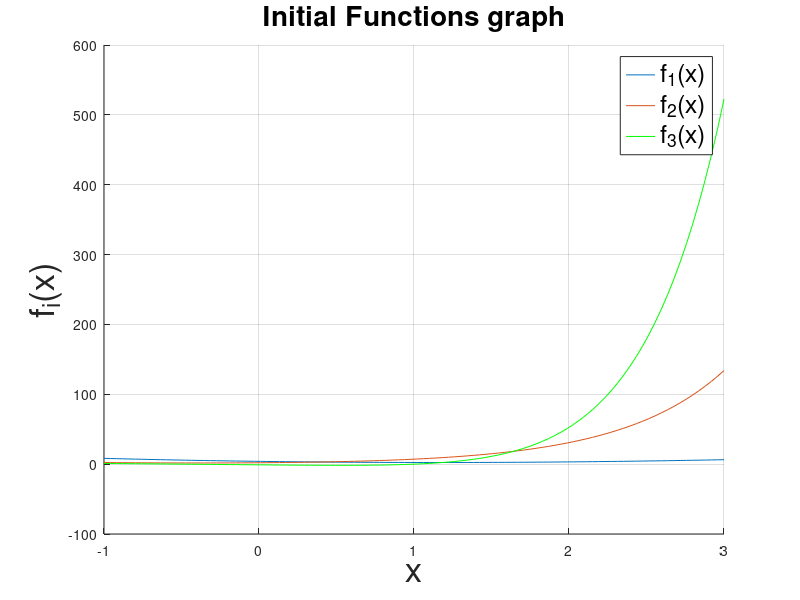

Write MATLAB code to recreate this figure. (Note: this script raises an error after producing the figure.)
%Φίλιππος Γερμανόπουλος
%ΑΕΜ:10005
%Lab01

clear;
close all;
clc;
gr = 0.618;
%d will be used at the end, during the plot of the measurements to showcase the
%correspondant f
d = 1;

x = linspace(-1, 3);
% Definition of the 3 objective functions.
f1 = @(x) (x-2).^2+ x.*log(x+3);
f2 = @(x) 5.^x + (2- cos(x)).^2;
f3 = @(x) exp(x).*((x.^3) - 1) + (x-1).*sin(x);

% Plot the functions
functions = figure('Name', 'Initial Functions', 'NumberTitle', 'off');
hold on
plot(x, f1(x));
plot(x, f2(x));
plot(x, f3(x), 'g');
title('Initial Functions graph', 'FontSize', 20);
legend('f_{1}(x)', 'f_{2}(x)', 'f_{3}(x)', 'FontSize', 18, 'Location','Best');
xlabel('x', 'FontSize', 25);
ylabel('f_{i}(x)', 'FontSize', 25);
grid on

syms x;
for y = [f1(x) f2(x) f3(x)]
    f(x) = y;
    l=0.01;
    %initialization of 3 variables, to store the values of ak, bk and k 
    % for every l. My while loop will run 4 times, from l=0.01 to l=0.04 so
    % I will initialise the size of the arrays accordingly.
    ak_Array = zeros(4,13);
    bk_Array = zeros(4,13);
    k_Array = zeros(4,13);
    % keeps track of how many times we run the while l < 0.05 loop.This
    % helps us to store to the previous 3 Arrays their new values into the
    % correct positions.
    n = 1;
    while l < 0.05
        ak = -1;
        bk = 3;
        %Initialization of x1_k,x2_k by doing the Golden Section
        %method.
        k = 0;
        x1_k =ak + (1 - gr) * (bk - ak);
        x2_k = ak + gr * (bk - ak);
        while bk-ak>l
            %Number of times loop was run.
            k = k + 1;
            %add new value to the Arrays
            k_Array(n,k) = k;
            ak_Array(n,k) = ak;
            bk_Array(n,k) = bk;   
            if f(x1_k) > f(x2_k)
                ak = x1_k;
                x1_k = x2_k;
                x2_k = ak + gr * (bk -ak);
            else
                bk = x2_k;
                x2_k = x1_k;
                x1_k = ak + (1 - gr) * (bk - ak);
            end
        end
   
        %Plot the Measurements.
        y = figure('Name', 'Measured Data');
        hold on;
        plot(ak_Array(n,:));
        plot(bk_Array(n,:));
        title(['Limits in each iteration for l = ' num2str(l) '[f_' num2str(d) '(x)]'], 'FontSize', 18)
        xlabel('k', 'FontWeight','bold', 'FontSize', 25)
        ylabel('ak/ bk', 'FontWeight','bold', 'FontSize', 25)
        legend('ak', 'bk', 'FontSize', 18);
        grid on;
        hold off;
        
        n = n + 1;
        l = l + 0.01;
    end
    d =d + 1;
end
   
 